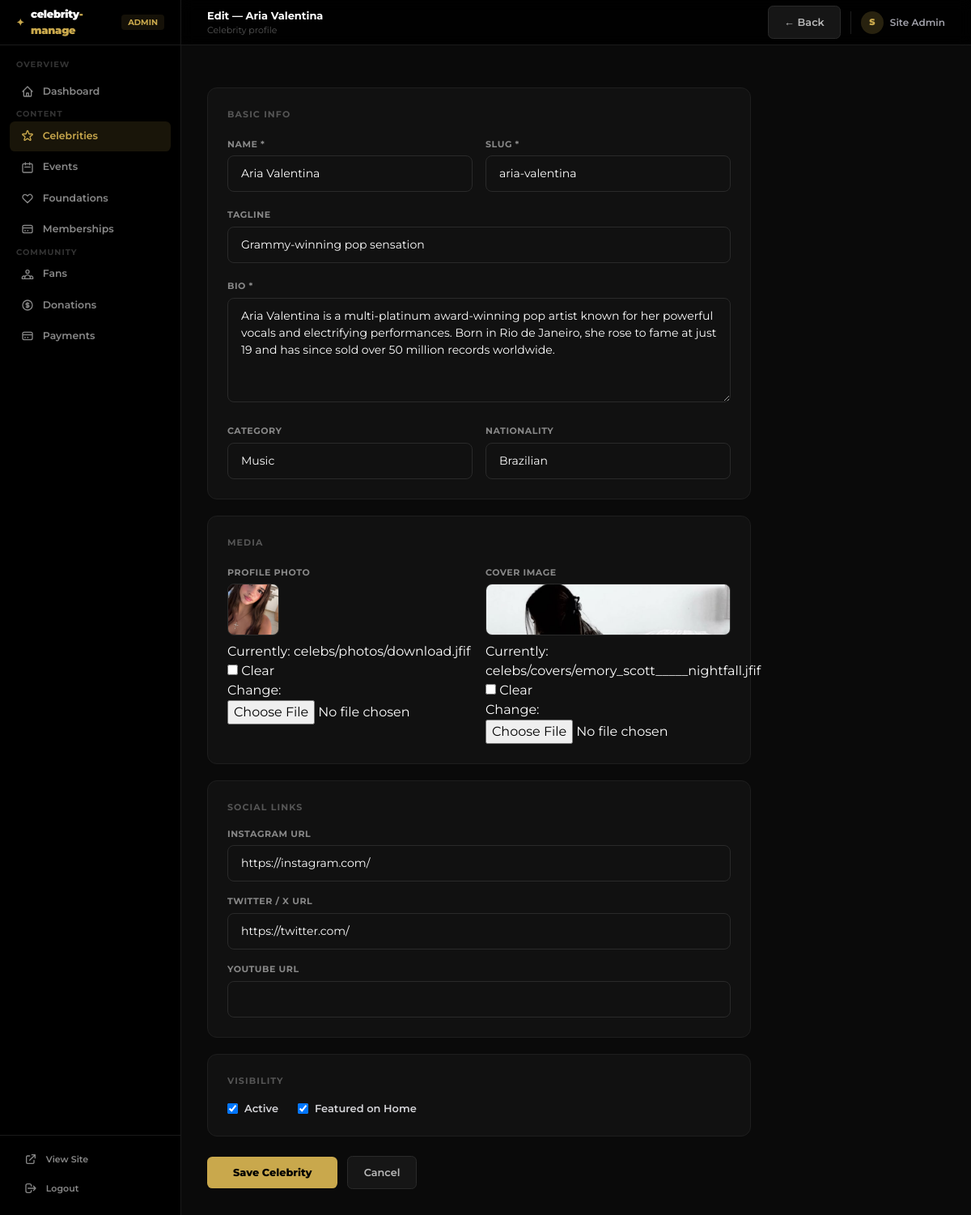
/manage/celebrities/1/edit/ (signed in), run on the app's committed database.
### users/models.py (models this page shows, shortened)
class User(AbstractBaseUser, PermissionsMixin):
    email = models.EmailField(unique=True)
    name = models.CharField(max_length=150)
    country = models.CharField(max_length=100)
    avatar = models.ImageField(upload_to="avatars/", blank=True, null=True)
    is_active = models.BooleanField(default=True)
    is_staff = models.BooleanField(default=False)
    date_joined = models.DateTimeField(auto_now_add=True)
    USERNAME_FIELD = "email"
    REQUIRED_FIELDS = ["name", "country"]
    objects = UserManager()
    class Meta:
        db_table = "users"
        verbose_name = "Fan"
        verbose_name_plural = "Fans"

### celebs/models.py (models this page shows, shortened)
class Celebrity(models.Model):
    CATEGORY_CHOICES = [
        ("music", "Music"),
        ("sports", "Sports"),
        ("acting", "Acting"),
        ("comedy", "Comedy"),
        ("politics", "Politics"),
        ("business", "Business"),
        ("other", "Other"),
    ]
    name = models.CharField(max_length=150)
    slug = models.SlugField(unique=True)
    tagline = models.CharField(max_length=255, blank=True)
    bio = models.TextField()
    category = models.CharField(max_length=50, choices=CATEGORY_CHOICES, default="other")
    photo = models.ImageField(upload_to="celebs/photos/", blank=True, null=True)
    cover_image = models.ImageField(upload_to="celebs/covers/", blank=True, null=True)
    nationality = models.CharField(max_length=100, blank=True)
    instagram = models.URLField(blank=True)
    twitter = models.URLField(blank=True)
    youtube = models.URLField(blank=True)
    is_featured = models.BooleanField(default=False)
    is_active = models.BooleanField(default=True)
    created_at = models.DateTimeField(auto_now_add=True)
    class Meta:
        verbose_name_plural = "Celebrities"
        ordering = ["-is_featured", "name"]

### celebrity_platform/panel_views.py (the view)
# urls.py: path("celebrities/<int:pk>/edit/",    panel_celebrity_edit,     name="panel_celebrity_edit"),
@staff_member_required(login_url="/auth/login/")
def panel_celebrity_edit(request, pk):
    celeb = get_object_or_404(Celebrity, pk=pk)
    form = CelebrityForm(request.POST or None, request.FILES or None, instance=celeb)
    if request.method == "POST" and form.is_valid():
        form.save()
        messages.success(request, f"'{celeb.name}' updated.")
        return redirect("panel_celebrities")
    return render(request, "panel/celebrity_form.html", {"form": form, "action": f"Edit — {celeb.name}", "obj": celeb})

### celebrity_platform/panel_forms.py
class CelebrityForm(forms.ModelForm):
    class Meta:
        model = Celebrity
        fields = [
            "name", "slug", "tagline", "bio", "category",
            "photo", "cover_image", "nationality",
            "instagram", "twitter", "youtube",
            "is_featured", "is_active",
        ]
        widgets = {
            "name":        forms.TextInput(attrs=_W),
            "slug":        forms.TextInput(attrs=_W),
            "tagline":     forms.TextInput(attrs=_W),
            "bio":         forms.Textarea(attrs={**_W, "rows": 5}),
            "category":    forms.Select(attrs=_W),
            "nationality": forms.TextInput(attrs=_W),
            "instagram":   forms.URLInput(attrs=_W),
            "twitter":     forms.URLInput(attrs=_W),
            "youtube":     forms.URLInput(attrs=_W),
        }

### templates/panel/celebrity_form.html (shortened to what this page needs)
{% extends "panel/base.html" %}
{% block nav_celebrities %}active{% endblock %}
{% block page_title %}{{ action }}{% endblock %}
{% block page_subtitle %}Celebrity profile{% endblock %}
{% block header_actions %}
  <a href="{% url 'panel_celebrities' %}" class="btn-ghost">← Back</a>
{% endblock %}
{% block content %}
<div class="max-w-2xl">
  <form method="post" enctype="multipart/form-data" class="space-y-5">
    <div class="card p-6 space-y-5">
      <p class="text-[11px] font-bold text-[#555] uppercase tracking-widest">Basic Info</p>
      <div class="grid grid-cols-2 gap-4">
        <div>
          <label class="block text-[11px] font-bold text-[#888] mb-1.5 uppercase tracking-wider">Name *</label>
          {{ form.name }}
        </div>
        <div>
          <label class="block text-[11px] font-bold text-[#888] mb-1.5 uppercase tracking-wider">Slug *</label>
          {{ form.slug }}
        </div>
      </div>
      <div>
        <label class="block text-[11px] font-bold text-[#888] mb-1.5 uppercase tracking-wider">Tagline</label>
        {{ form.tagline }}
      </div>
      <div>
        <label class="block text-[11px] font-bold text-[#888] mb-1.5 uppercase tracking-wider">Bio *</label>
        {{ form.bio }}
      </div>
      <div class="grid grid-cols-2 gap-4">
        <div>
          <label class="block text-[11px] font-bold text-[#888] mb-1.5 uppercase tracking-wider">Category</label>
          {{ form.category }}
        </div>
        <div>
          <label class="block text-[11px] font-bold text-[#888] mb-1.5 uppercase tracking-wider">Nationality</label>
          {{ form.nationality }}
        </div>
      </div>
    </div>
    <div class="card p-6 space-y-5">
      <p class="text-[11px] font-bold text-[#555] uppercase tracking-widest">Media</p>
      <div class="grid grid-cols-2 gap-4">
        <div>
          <label class="block text-[11px] font-bold text-[#888] mb-1.5 uppercase tracking-wider">Profile Photo</label>
          {% if obj.photo %}<img src="{{ obj.photo.url }}" class="w-16 h-16 rounded-lg object-cover mb-2 border border-[#2a2a2a]" />{% endif %}
          {{ form.photo }}
        </div>
        <div>
          <label class="block text-[11px] font-bold text-[#888] mb-1.5 uppercase tracking-wider">Cover Image</label>
          {% if obj.cover_image %}<img src="{{ obj.cover_image.url }}" class="w-full h-16 rounded-lg object-cover mb-2 border border-[#2a2a2a]" />{% endif %}
          {{ form.cover_image }}
        </div>
      </div>
    </div>
    <div class="card p-6 space-y-4">
      <p class="text-[11px] font-bold text-[#555] uppercase tracking-widest">Social Links</p>
      <div>
        <label class="block text-[11px] font-bold text-[#888] mb-1.5 uppercase tracking-wider">Instagram URL</label>
        {{ form.instagram }}
      </div>
      <div>
        <label class="block text-[11px] font-bold text-[#888] mb-1.5 uppercase tracking-wider">Twitter / X URL</label>
        {{ form.twitter }}
      </div>
      <div>
        <label class="block text-[11px] font-bold text-[#888] mb-1.5 uppercase tracking-wider">YouTube URL</label>
        {{ form.youtube }}
      </div>
    </div>
    <div class="card p-6">
      <p class="text-[11px] font-bold text-[#555] uppercase tracking-widest mb-4">Visibility</p>
      <div class="flex gap-6">
        <label class="flex items-center gap-2 cursor-pointer text-[13px] font-semibold text-zinc-300">
          {{ form.is_active }} Active
        </label>
        <label class="flex items-center gap-2 cursor-pointer text-[13px] font-semibold text-zinc-300">
          {{ form.is_featured }} Featured on Home
        </label>
      </div>
    </div>
    <div class="flex items-center gap-3 pt-1">
      <button type="submit" class="btn-gold px-8">Save Celebrity</button>
      <a href="{% url 'panel_celebrities' %}" class="btn-ghost">Cancel</a>
    </div>
  </form>
</div>
{% endblock %}

### templates/panel/base.html (shortened to what this page needs)
{% load static %}
<!DOCTYPE html>
<html lang="en">
<head>
  <script src="https://cdn.tailwindcss.com"></script>
</head>
<body class="font-sans text-white min-h-screen antialiased flex">
  <aside id="sidebar" class="fixed top-0 left-0 h-screen w-56 bg-black border-r border-[#1a1a1a] flex flex-col z-40 transition-transform duration-200">
    <div class="h-14 flex items-center px-5 border-b border-[#1a1a1a] shrink-0">
      <a href="{% url 'panel_dashboard' %}" class="flex items-center gap-2">
        <span class="text-[#C9A84C] font-black text-xs">✦</span>
        <span class="font-black text-[13px] tracking-tight">celebrity<span class="text-[#C9A84C]">-manage</span></span>
      </a>
      <span class="ml-auto text-[10px] font-bold text-[#C9A84C] bg-[#C9A84C]/10 px-2 py-0.5 rounded">ADMIN</span>
    </div>
    <nav class="flex-1 overflow-y-auto px-3 py-4 space-y-0.5">
      <p class="text-[10px] font-bold text-[#333] uppercase tracking-widest px-2 mb-2">Overview</p>
      <a href="{% url 'panel_dashboard' %}" class="nav-link {% block nav_dashboard %}{% endblock %}">
        <svg class="nav-icon" fill="none" stroke="currentColor" viewBox="0 0 24 24"><path stroke-linecap="round" stroke-linejoin="round" stroke-width="2" d="M3 12l2-2m0 0l7-7 7 7M5 10v10a1 1 0 001 1h3m10-11l2 2m-2-2v10a1 1 0 01-1 1h-3m-6 0a1 1 0 001-1v-4a1 1 0 011-1h2a1 1 0 011 1v4a1 1 0 001 1m-6 0h6"/></svg>
        Dashboard
      </a>
      <p class="text-[10px] font-bold text-[#333] uppercase tracking-widest px-2 mt-4 mb-2">Content</p>
      <a href="{% url 'panel_celebrities' %}" class="nav-link {% block nav_celebrities %}{% endblock %}">
        Celebrities
      </a>
      <a href="{% url 'panel_events' %}" class="nav-link {% block nav_events %}{% endblock %}">
        <svg class="nav-icon" fill="none" stroke="currentColor" viewBox="0 0 24 24"><path stroke-linecap="round" stroke-linejoin="round" stroke-width="2" d="M8 7V3m8 4V3m-9 8h10M5 21h14a2 2 0 002-2V7a2 2 0 00-2-2H5a2 2 0 00-2 2v12a2 2 0 002 2z"/></svg>
        Events
      </a>
      <a href="{% url 'panel_foundations' %}" class="nav-link {% block nav_foundations %}{% endblock %}">
        <svg class="nav-icon" fill="none" stroke="currentColor" viewBox="0 0 24 24"><path stroke-linecap="round" stroke-linejoin="round" stroke-width="2" d="M4.318 6.318a4.5 4.5 0 000 6.364L12 20.364l7.682-7.682a4.5 4.5 0 00-6.364-6.364L12 7.636l-1.318-1.318a4.5 4.5 0 00-6.364 0z"/></svg>
        Foundations
      </a>
      <a href="{% url 'panel_tiers' %}" class="nav-link {% block nav_tiers %}{% endblock %}">
        <svg class="nav-icon" fill="none" stroke="currentColor" viewBox="0 0 24 24"><path stroke-linecap="round" stroke-linejoin="round" stroke-width="2" d="M3 10h18M7 15h1m4 0h1m-7 4h12a3 3 0 003-3V8a3 3 0 00-3-3H6a3 3 0 00-3 3v8a3 3 0 003 3z"/></svg>
        Memberships
      </a>
      <p class="text-[10px] font-bold text-[#333] uppercase tracking-widest px-2 mt-4 mb-2">Community</p>
      <a href="{% url 'panel_fans' %}" class="nav-link {% block nav_fans %}{% endblock %}">
        Fans
      </a>
      <a href="{% url 'panel_donations' %}" class="nav-link {% block nav_donations %}{% endblock %}">
        Donations
      </a>
      <a href="{% url 'panel_payments' %}" class="nav-link {% block nav_payments %}{% endblock %}">
        <svg class="nav-icon" fill="none" stroke="currentColor" viewBox="0 0 24 24"><path stroke-linecap="round" stroke-linejoin="round" stroke-width="2" d="M3 10h18M7 15h1m4 0h1m-7 4h12a3 3 0 003-3V8a3 3 0 00-3-3H6a3 3 0 00-3 3v8a3 3 0 003 3z"/></svg>
        Payments
      </a>
    </nav>
    <div class="px-4 pb-4 border-t border-[#1a1a1a] pt-3 shrink-0">
      <a href="{% url 'home' %}" class="nav-link text-[11px]">
        <svg class="nav-icon" fill="none" stroke="currentColor" viewBox="0 0 24 24"><path stroke-linecap="round" stroke-linejoin="round" stroke-width="2" d="M10 6H6a2 2 0 00-2 2v10a2 2 0 002 2h10a2 2 0 002-2v-4M14 4h6m0 0v6m0-6L10 14"/></svg>
        View Site
      </a>
      <a href="{% url 'logout' %}" class="nav-link text-[11px] mt-0.5">
        <svg class="nav-icon" fill="none" stroke="currentColor" viewBox="0 0 24 24"><path stroke-linecap="round" stroke-linejoin="round" stroke-width="2" d="M17 16l4-4m0 0l-4-4m4 4H7m6 4v1a3 3 0 01-3 3H6a3 3 0 01-3-3V7a3 3 0 013-3h4a3 3 0 013 3v1"/></svg>
        Logout
      </a>
    </div>
  </aside>
  <div class="ml-56 flex-1 min-h-screen flex flex-col">
    <header class="h-14 bg-black/90 border-b border-[#1a1a1a] flex items-center justify-between px-8 sticky top-0 z-30 backdrop-blur">
      <div>
        <p class="text-[13px] font-bold text-white">{% block page_title %}Panel{% endblock %}</p>
        <p class="text-[11px] text-[#555]">{% block page_subtitle %}celebrity-manage admin{% endblock %}</p>
      </div>
      <div class="flex items-center gap-3">
        {% block header_actions %}{% endblock %}
        <div class="flex items-center gap-2 pl-3 border-l border-[#1e1e1e]">
          <div class="w-7 h-7 rounded-full bg-[#C9A84C]/20 flex items-center justify-center text-[11px] font-black text-[#C9A84C]">{{ user.name|first|upper }}</div>
          <span class="text-[12px] font-semibold text-zinc-400 max-w-[100px] truncate">{{ user.name }}</span>
        </div>
      </div>
    </header>
    <main class="flex-1 p-8">
      {% block content %}{% endblock %}
    </main>
  </div>
</body>
</html>

### data on the page
User: name|first "S", name "Site Admin"
Celebrity: name "Aria Valentina", slug "aria-valentina", tagline "Grammy-winning pop sensation", bio "Aria Valentina is a multi-platinum award-winning pop artist known for her powerful vocals and electrifying performances. Born in Rio de Janeiro, she rose to fame at just 19 and has since sold over 50 million records worldwide.", category "Music", nationality "Brazilian", photo (picture), cover_image (picture), instagram "https://instagram.com/", twitter "https://twitter.com/", is_active "☑", is_featured "☑"

### other printed values
{{ action }} "Edit — Aria Valentina"
